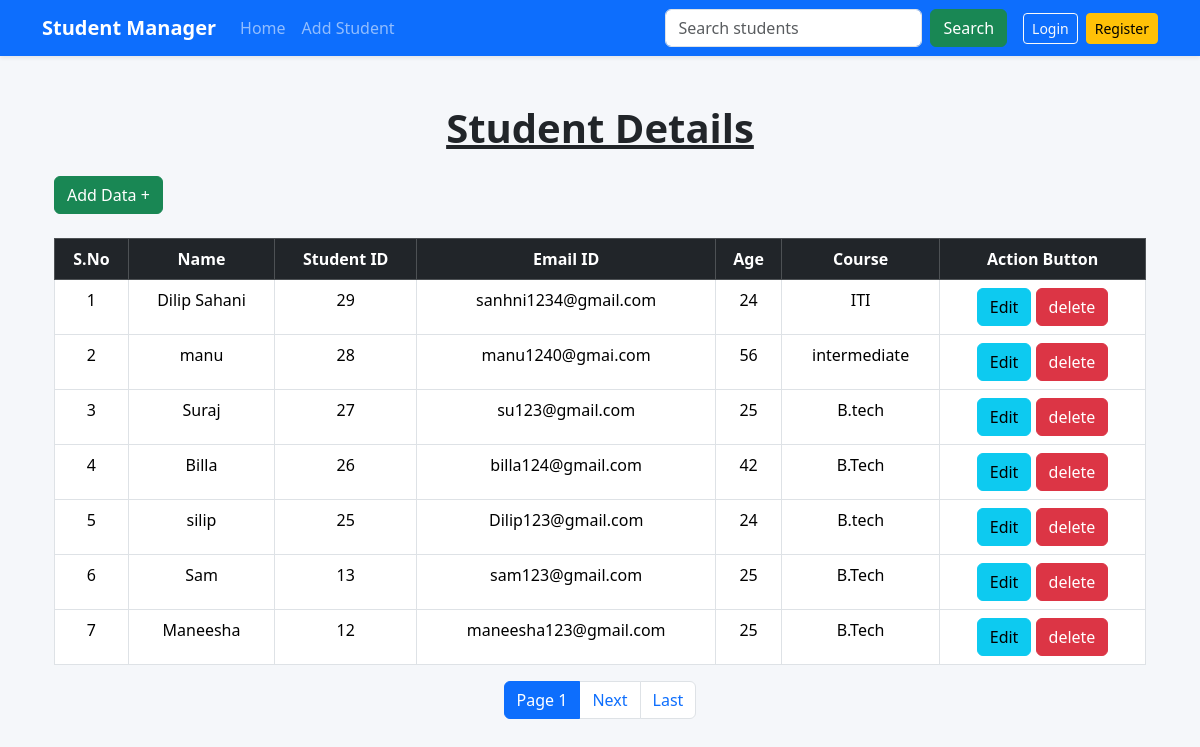
Before: / with the older database file.
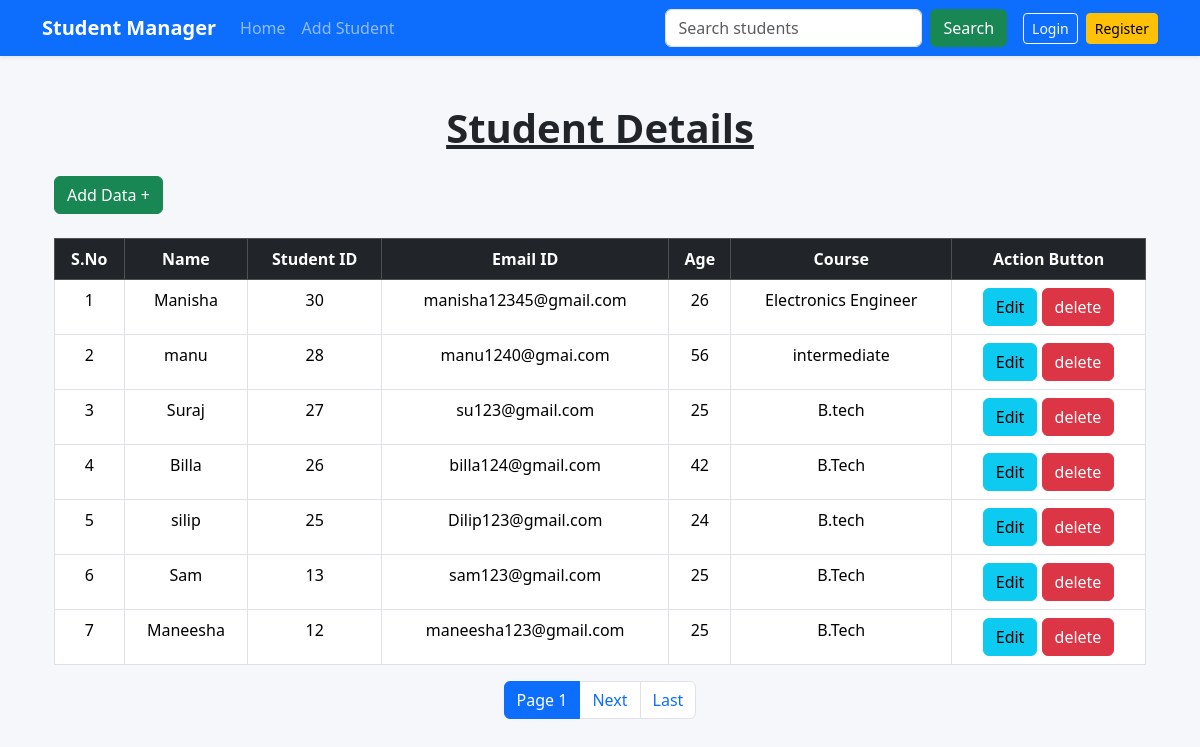
After: the same page with the newer database file.
### stuapp/models.py (models this page shows)
class student_details(models.Model):
    name=models.CharField(max_length=100)
    emailId=models.EmailField()
    age=models.IntegerField()
    course=models.CharField(max_length=100)

### stuapp/views.py (the view)
# urls.py: path('',views.studentlist,name='list'),
def studentlist(request,id=None):
    data = student_details.objects.all().order_by('-id')
    paginator = Paginator(data, 7)
    page_number = request.GET.get('page')
    page_obj = paginator.get_page(page_number)
    return render(request, 'index.html', {'page_obj': page_obj})

### templates/index.html (shortened to what this page needs)
{% extends 'base.html' %}
    {% block content %}
    <div class="container mt-5">
      <h1 class="text-center mb-4">
        <b><u>Student Details</u></b>
      </h1>
      <div class="row">
        <div class="col-md-12">
          <a href="{% url 'form' %}" class="btn btn-success mb-4">Add Data +</a>
          <table class="table table-hover table-bordered text-center">
            <thead class="table-dark">
              <tr>
                <th>S.No</th>
                <th>Name</th>
                <th>Student ID</th>
                <th>Email ID</th>
                <th>Age</th>
                <th>Course</th>
                <th>Action Button</th>
              </tr>
            </thead>
            <tbody>
              {% for i in page_obj %}
              <tr>
                <td>{{ page_obj.start_index|add:forloop.counter0 }}</td>
                <td>{{ i.name }}</td>
                <td>{{ i.id }}</td>
                <td>{{ i.emailId }}</td>
                <td>{{ i.age }}</td>
                <td>{{ i.course }}</td>
                <td>
                  <a href="{% url 'updatedata' i.id %}" class="btn btn-info"
                    >Edit</a
                  >
                  <form
                    action="{% url 'deletedata' i.id %}"
                    method="post"
                    class="d-inline"
                  >
                    <input
                      type="submit"
                      class="btn btn-danger"
                      value="delete"
                    />
                  </form>
                </td>
              </tr>
              {% empty %}
              <tr>
                <td colspan="5" class="text-danger">
                  No student records found.
                </td>
              </tr>
              {% endfor %}
            </tbody>
          </table>
          <nav aria-label="Page navigation">
            <ul class="pagination justify-content-center">
              <li class="page-item active">
                <span class="page-link"> Page {{ page_obj.number }}</span>
              </li>
              {% if page_obj.has_next %}
              <li class="page-item">
                <a class="page-link" href="?page={{ page_obj.next_page_number }}">Next</a>
              </li>
              <li class="page-item">
                <a class="page-link" href="?page={{ page_obj.paginator.num_pages }}">Last</a>
              </li>
              {% endif %}
            </ul>
          </nav>
        </div>
      </div>
    </div>
    {% endblock %}

### templates/base.html (shortened to what this page needs)
 <!DOCTYPE html>
<html lang="en">
<head>
    <link href="https://cdn.jsdelivr.net/npm/bootstrap@5.3.2/dist/css/bootstrap.min.css" rel="stylesheet">
</head>
<body style="background-color: #f5f7fa;">
<nav class="navbar navbar-expand-lg navbar-dark bg-primary shadow-sm sticky-top">
  <div class="container">
    <a class="navbar-brand fw-bold" href="{% url 'list' %}">
        Student Manager
    </a>
    <div class="collapse navbar-collapse" id="navbarNav">
      <ul class="navbar-nav me-auto">
        <li class="nav-item">
          <a class="nav-link" href="{% url 'list' %}">Home</a>
        </li>
        <li class="nav-item">
          <a class="nav-link" href="{% url 'form' %}">Add Student</a>
        </li>
      </ul>
      <form class="d-flex me-3" action="{% url 'searchdata' %}" method="post">
        <input class="form-control me-2" type="search" name="q" placeholder="Search students">
        <button class="btn btn-success" type="submit">Search</button>
      </form>
      <ul class="navbar-nav">
        {% if user.is_authenticated %}
            <li class="nav-item">
                <span class="navbar-text text-white me-3">
                    👋 Hello, {{ user.username }}
                </span>
            </li>
            <li class="nav-item">
                <a class="btn btn-danger btn-sm" href="{% url 'logout' %}">
                    Logout
                </a>
            </li>
        {% else %}
            <li class="nav-item me-2">
                <a class="btn btn-outline-light btn-sm" href="{% url 'login' %}">
                    Login
                </a>
            </li>
            <li class="nav-item">
                <a class="btn btn-warning btn-sm" href="{% url 'register' %}">
                    Register
                </a>
            </li>
        {% endif %}
      </ul>
    </div>
  </div>
</nav>
<div class="container mt-4">
    {% block content %}
    {% endblock %}
</div>
</body>
</html>

Changed rows visible on the page:
removed student_details: start_index|add "1", name "Dilip Sahani", id "29", emailId "sanhni1234@gmail.com", age "24", course "ITI"
added student_details: start_index|add "1", name "Manisha", id "30", emailId "manisha12345@gmail.com", age "26", course "Electronics Engineer"
